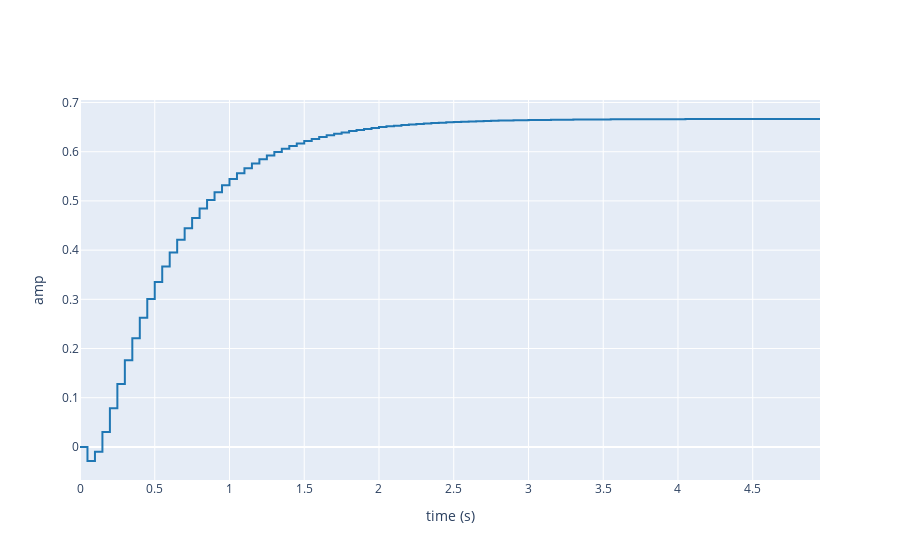

Write notebook code for a chart like this one.
### Markdown cell above
* **Question** Tracez la réponse indicielle et vérifiez que vous retrouvez les caractéristiques théoriques obtenues dans la préparation.

### Code cell
fig = figure("time")
fig.plot(Fz)
fig.show()
